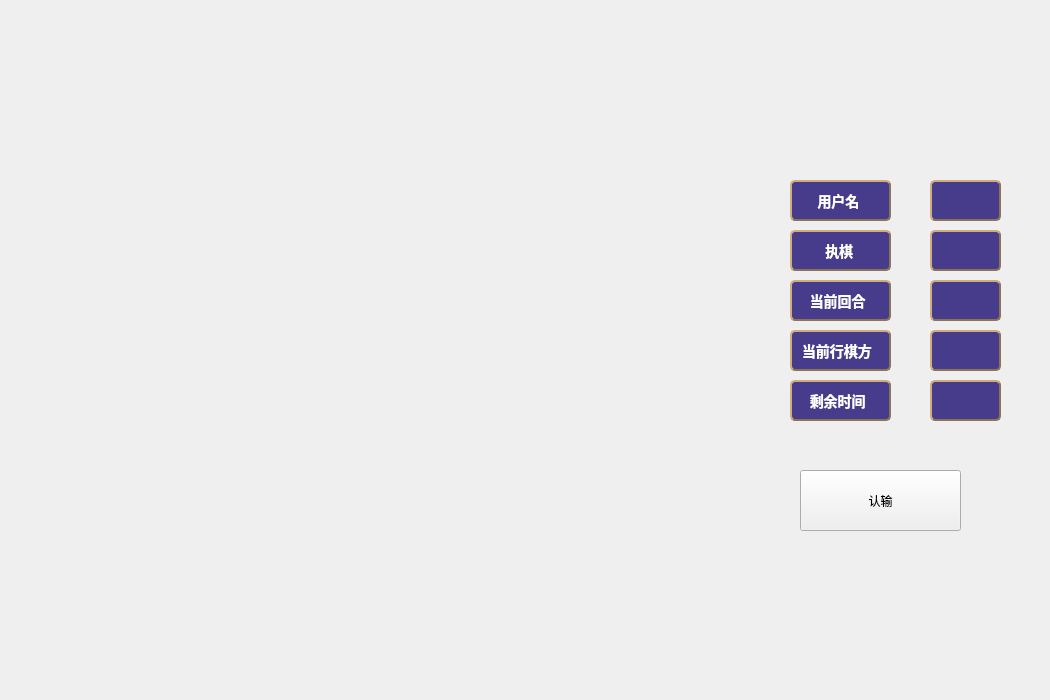
<?xml version="1.0" encoding="UTF-8"?>
<ui version="4.0">
 <class>game_view</class>
 <widget class="QWidget" name="game_view">
  <property name="geometry">
   <rect>
    <x>0</x>
    <y>0</y>
    <width>1050</width>
    <height>700</height>
   </rect>
  </property>
  <property name="windowTitle">
   <string>Form</string>
  </property>
  <widget class="QPushButton" name="giveup_button">
   <property name="geometry">
    <rect>
     <x>800</x>
     <y>470</y>
     <width>161</width>
     <height>61</height>
    </rect>
   </property>
   <property name="text">
    <string>认输</string>
   </property>
  </widget>
  <widget class="QLabel" name="label">
   <property name="geometry">
    <rect>
     <x>790</x>
     <y>280</y>
     <width>101</width>
     <height>41</height>
    </rect>
   </property>
   <property name="styleSheet">
    <string notr="true">
QLabel {
background-color:transparent;
color: rgb(255, 255, 255);
color: white;                    /* 文字颜色 */
background-color: #473C8B;       /* 背景色 */
border-style: outset;            /* 边框风格 */
border-width: 2px;               /* 边框宽度 */
border-radius: 5px;              /* 边框圆角 */
border-color: #8B7355;           /* 边框颜色 */
font: bold 14px;                 /* 字体 */
min-width: 2em;                  /* 控件最小宽度 */
min-height: 2px;                 /* 控件最小高度 */
font-family: 华文新魏;            /* 字库 */
padding: 5px;                    /* 内边距 */
padding-left:6px;                /* 文字横向偏移 */
padding-top:6px;                 /* 文字纵向偏移 */
}


</string>
   </property>
   <property name="frameShape">
    <enum>QFrame::WinPanel</enum>
   </property>
   <property name="frameShadow">
    <enum>QFrame::Plain</enum>
   </property>
   <property name="text">
    <string>  当前回合</string>
   </property>
  </widget>
  <widget class="QLabel" name="label_2">
   <property name="geometry">
    <rect>
     <x>790</x>
     <y>330</y>
     <width>101</width>
     <height>41</height>
    </rect>
   </property>
   <property name="styleSheet">
    <string notr="true">
QLabel {
background-color:transparent;
color: rgb(255, 255, 255);
color: white;                    /* 文字颜色 */
background-color: #473C8B;       /* 背景色 */
border-style: outset;            /* 边框风格 */
border-width: 2px;               /* 边框宽度 */
border-radius: 5px;              /* 边框圆角 */
border-color: #8B7355;           /* 边框颜色 */
font: bold 14px;                 /* 字体 */
min-width: 2em;                  /* 控件最小宽度 */
min-height: 2px;                 /* 控件最小高度 */
font-family: 华文新魏;            /* 字库 */
padding: 5px;                    /* 内边距 */
padding-left:6px;                /* 文字横向偏移 */
padding-top:6px;                 /* 文字纵向偏移 */
}


</string>
   </property>
   <property name="frameShape">
    <enum>QFrame::WinPanel</enum>
   </property>
   <property name="frameShadow">
    <enum>QFrame::Plain</enum>
   </property>
   <property name="text">
    <string>当前行棋方</string>
   </property>
  </widget>
  <widget class="QLabel" name="label_3">
   <property name="geometry">
    <rect>
     <x>790</x>
     <y>380</y>
     <width>101</width>
     <height>41</height>
    </rect>
   </property>
   <property name="styleSheet">
    <string notr="true">
QLabel {
background-color:transparent;
color: rgb(255, 255, 255);
color: white;                    /* 文字颜色 */
background-color: #473C8B;       /* 背景色 */
border-style: outset;            /* 边框风格 */
border-width: 2px;               /* 边框宽度 */
border-radius: 5px;              /* 边框圆角 */
border-color: #8B7355;           /* 边框颜色 */
font: bold 14px;                 /* 字体 */
min-width: 2em;                  /* 控件最小宽度 */
min-height: 2px;                 /* 控件最小高度 */
font-family: 华文新魏;            /* 字库 */
padding: 5px;                    /* 内边距 */
padding-left:6px;                /* 文字横向偏移 */
padding-top:6px;                 /* 文字纵向偏移 */
}


</string>
   </property>
   <property name="frameShape">
    <enum>QFrame::WinPanel</enum>
   </property>
   <property name="frameShadow">
    <enum>QFrame::Plain</enum>
   </property>
   <property name="text">
    <string>  剩余时间</string>
   </property>
  </widget>
  <widget class="QLabel" name="label_4">
   <property name="geometry">
    <rect>
     <x>790</x>
     <y>180</y>
     <width>101</width>
     <height>41</height>
    </rect>
   </property>
   <property name="styleSheet">
    <string notr="true">
QLabel {
background-color:transparent;
color: rgb(255, 255, 255);
color: white;                    /* 文字颜色 */
background-color: #473C8B;       /* 背景色 */
border-style: outset;            /* 边框风格 */
border-width: 2px;               /* 边框宽度 */
border-radius: 5px;              /* 边框圆角 */
border-color: #8B7355;           /* 边框颜色 */
font: bold 14px;                 /* 字体 */
min-width: 2em;                  /* 控件最小宽度 */
min-height: 2px;                 /* 控件最小高度 */
font-family: 华文新魏;            /* 字库 */
padding: 5px;                    /* 内边距 */
padding-left:6px;                /* 文字横向偏移 */
padding-top:6px;                 /* 文字纵向偏移 */
}


</string>
   </property>
   <property name="frameShape">
    <enum>QFrame::WinPanel</enum>
   </property>
   <property name="frameShadow">
    <enum>QFrame::Plain</enum>
   </property>
   <property name="text">
    <string>    用户名</string>
   </property>
  </widget>
  <widget class="QLabel" name="label_5">
   <property name="geometry">
    <rect>
     <x>790</x>
     <y>230</y>
     <width>101</width>
     <height>41</height>
    </rect>
   </property>
   <property name="styleSheet">
    <string notr="true">
QLabel {
background-color:transparent;
color: rgb(255, 255, 255);
color: white;                    /* 文字颜色 */
background-color: #473C8B;       /* 背景色 */
border-style: outset;            /* 边框风格 */
border-width: 2px;               /* 边框宽度 */
border-radius: 5px;              /* 边框圆角 */
border-color: #8B7355;           /* 边框颜色 */
font: bold 14px;                 /* 字体 */
min-width: 2em;                  /* 控件最小宽度 */
min-height: 2px;                 /* 控件最小高度 */
font-family: 华文新魏;            /* 字库 */
padding: 5px;                    /* 内边距 */
padding-left:6px;                /* 文字横向偏移 */
padding-top:6px;                 /* 文字纵向偏移 */
}


</string>
   </property>
   <property name="frameShape">
    <enum>QFrame::WinPanel</enum>
   </property>
   <property name="frameShadow">
    <enum>QFrame::Plain</enum>
   </property>
   <property name="text">
    <string>      执棋</string>
   </property>
  </widget>
  <widget class="QLabel" name="Lname">
   <property name="geometry">
    <rect>
     <x>930</x>
     <y>180</y>
     <width>71</width>
     <height>41</height>
    </rect>
   </property>
   <property name="styleSheet">
    <string notr="true">
QLabel {
background-color:transparent;
color: rgb(255, 255, 255);
color: white;                    /* 文字颜色 */
background-color: #473C8B;       /* 背景色 */
border-style: outset;            /* 边框风格 */
border-width: 2px;               /* 边框宽度 */
border-radius: 5px;              /* 边框圆角 */
border-color: #8B7355;           /* 边框颜色 */
font: bold 14px;                 /* 字体 */
min-width: 2em;                  /* 控件最小宽度 */
min-height: 2px;                 /* 控件最小高度 */
font-family: 华文新魏;            /* 字库 */
padding: 5px;                    /* 内边距 */
padding-left:6px;                /* 文字横向偏移 */
padding-top:6px;                 /* 文字纵向偏移 */
}


</string>
   </property>
   <property name="frameShape">
    <enum>QFrame::WinPanel</enum>
   </property>
   <property name="frameShadow">
    <enum>QFrame::Plain</enum>
   </property>
   <property name="text">
    <string/>
   </property>
  </widget>
  <widget class="QLabel" name="Lcolor">
   <property name="geometry">
    <rect>
     <x>930</x>
     <y>330</y>
     <width>71</width>
     <height>41</height>
    </rect>
   </property>
   <property name="styleSheet">
    <string notr="true">
QLabel {
background-color:transparent;
color: rgb(255, 255, 255);
color: white;                    /* 文字颜色 */
background-color: #473C8B;       /* 背景色 */
border-style: outset;            /* 边框风格 */
border-width: 2px;               /* 边框宽度 */
border-radius: 5px;              /* 边框圆角 */
border-color: #8B7355;           /* 边框颜色 */
font: bold 14px;                 /* 字体 */
min-width: 2em;                  /* 控件最小宽度 */
min-height: 2px;                 /* 控件最小高度 */
font-family: 华文新魏;            /* 字库 */
padding: 5px;                    /* 内边距 */
padding-left:6px;                /* 文字横向偏移 */
padding-top:6px;                 /* 文字纵向偏移 */
}


</string>
   </property>
   <property name="frameShape">
    <enum>QFrame::WinPanel</enum>
   </property>
   <property name="frameShadow">
    <enum>QFrame::Plain</enum>
   </property>
   <property name="text">
    <string/>
   </property>
  </widget>
  <widget class="QLabel" name="Lround">
   <property name="geometry">
    <rect>
     <x>930</x>
     <y>280</y>
     <width>71</width>
     <height>41</height>
    </rect>
   </property>
   <property name="styleSheet">
    <string notr="true">
QLabel {
background-color:transparent;
color: rgb(255, 255, 255);
color: white;                    /* 文字颜色 */
background-color: #473C8B;       /* 背景色 */
border-style: outset;            /* 边框风格 */
border-width: 2px;               /* 边框宽度 */
border-radius: 5px;              /* 边框圆角 */
border-color: #8B7355;           /* 边框颜色 */
font: bold 14px;                 /* 字体 */
min-width: 2em;                  /* 控件最小宽度 */
min-height: 2px;                 /* 控件最小高度 */
font-family: 华文新魏;            /* 字库 */
padding: 5px;                    /* 内边距 */
padding-left:6px;                /* 文字横向偏移 */
padding-top:6px;                 /* 文字纵向偏移 */
}


</string>
   </property>
   <property name="frameShape">
    <enum>QFrame::WinPanel</enum>
   </property>
   <property name="frameShadow">
    <enum>QFrame::Plain</enum>
   </property>
   <property name="text">
    <string/>
   </property>
  </widget>
  <widget class="QLabel" name="Lplayercolor">
   <property name="geometry">
    <rect>
     <x>930</x>
     <y>230</y>
     <width>71</width>
     <height>41</height>
    </rect>
   </property>
   <property name="styleSheet">
    <string notr="true">
QLabel {
background-color:transparent;
color: rgb(255, 255, 255);
color: white;                    /* 文字颜色 */
background-color: #473C8B;       /* 背景色 */
border-style: outset;            /* 边框风格 */
border-width: 2px;               /* 边框宽度 */
border-radius: 5px;              /* 边框圆角 */
border-color: #8B7355;           /* 边框颜色 */
font: bold 14px;                 /* 字体 */
min-width: 2em;                  /* 控件最小宽度 */
min-height: 2px;                 /* 控件最小高度 */
font-family: 华文新魏;            /* 字库 */
padding: 5px;                    /* 内边距 */
padding-left:6px;                /* 文字横向偏移 */
padding-top:6px;                 /* 文字纵向偏移 */
}


</string>
   </property>
   <property name="frameShape">
    <enum>QFrame::WinPanel</enum>
   </property>
   <property name="frameShadow">
    <enum>QFrame::Plain</enum>
   </property>
   <property name="text">
    <string/>
   </property>
  </widget>
  <widget class="QLabel" name="Ltime">
   <property name="geometry">
    <rect>
     <x>930</x>
     <y>380</y>
     <width>71</width>
     <height>41</height>
    </rect>
   </property>
   <property name="styleSheet">
    <string notr="true">
QLabel {
background-color:transparent;
color: rgb(255, 255, 255);
color: white;                    /* 文字颜色 */
background-color: #473C8B;       /* 背景色 */
border-style: outset;            /* 边框风格 */
border-width: 2px;               /* 边框宽度 */
border-radius: 5px;              /* 边框圆角 */
border-color: #8B7355;           /* 边框颜色 */
font: bold 14px;                 /* 字体 */
min-width: 2em;                  /* 控件最小宽度 */
min-height: 2px;                 /* 控件最小高度 */
font-family: 华文新魏;            /* 字库 */
padding: 5px;                    /* 内边距 */
padding-left:6px;                /* 文字横向偏移 */
padding-top:6px;                 /* 文字纵向偏移 */
}


</string>
   </property>
   <property name="frameShape">
    <enum>QFrame::WinPanel</enum>
   </property>
   <property name="frameShadow">
    <enum>QFrame::Plain</enum>
   </property>
   <property name="text">
    <string/>
   </property>
  </widget>
 </widget>
 <resources/>
 <connections/>
</ui>
